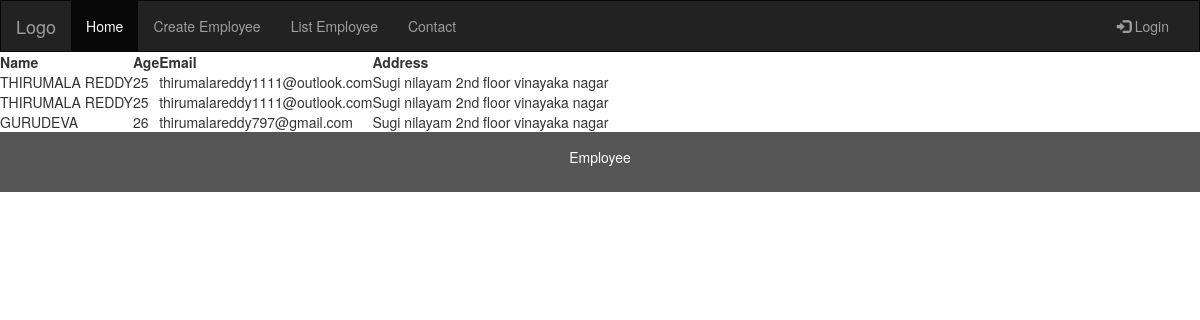
Page /list on the committed database.
### app/models.py (models this page shows, shortened)
class Employee(models.Model):
    name = models.CharField(max_length=20)
    age = models.IntegerField()
    email = models.EmailField(blank=True, null=True)
    address = models.TextField()

### app/views.py (the view)
# urls.py: path('list',employee_list,name='list')
def employee_list(request):
    data = Employee.objects.all()
    return render(request, 'employee_list.html', context={'query_set': data})

### templates/employee_list.html
{% extends 'home.html' %}
{% block content %}
<table>
    <thead>
          <tr>
            <th>Name</th>
            <th>Age </th>
            <th>Email </th>
            <th>Address</th>
          </tr>
  </thead>
    <tbody>
        {% for object in query_set %}
            <tr>
                 <td> {{object.name | upper}}</td>
                 <td> {{object.age | add:"2"}}</td>
                 <td> {{object.email | lower }}</td>
                  <td>{{object.address | capfirst}}</td>
            </tr>
        {% endfor %}
    </tbody>
</table>
{% endblock %}

### templates/home.html (shortened to what this page needs)
{% load static %}
<!DOCTYPE html>
<html lang="en">
<head>
  <link rel="stylesheet" href="https://maxcdn.bootstrapcdn.com/bootstrap/3.4.1/css/bootstrap.min.css">
</head>
<body>
<nav class="navbar navbar-inverse">
  <div class="container-fluid">
    <div class="navbar-header">
      <a class="navbar-brand" href="#">Logo</a>
    </div>
    <div class="collapse navbar-collapse" id="myNavbar">
      <ul class="nav navbar-nav">
        <li class="active"><a href="#">Home</a></li>
        <li><a href="{% url 'create_view' %}">Create Employee</a></li>
        <li><a href="{% url 'list' %}">List Employee</a></li>
        <li><a href="#">Contact</a></li>
      </ul>
      <ul class="nav navbar-nav navbar-right">
        <li><a href="#"><span class="glyphicon glyphicon-log-in"></span> Login</a></li>
      </ul>
    </div>
  </div>
</nav>
{% block content %}
{% endblock %}
<footer class="container-fluid text-center">
  <p>Employee </p>
</footer>
</body>
</html>

### templates/home.html (style rules this page uses)
.navbar { margin-bottom: 0; border-radius: 0; }
footer { background-color: #555; color: white; padding: 15px; }

### rows in the picture
Employee: name "THIRUMALA REDDY", age|add "25", email "thirumalareddy1111@outlook.com", address "Sugi nilayam 2nd floor vinayaka nagar"
Employee: name "THIRUMALA REDDY", age|add "25", email "thirumalareddy1111@outlook.com", address "Sugi nilayam 2nd floor vinayaka nagar"
Employee: name "GURUDEVA", age|add "26", email "thirumalareddy797@gmail.com", address "Sugi nilayam 2nd floor vinayaka nagar"
